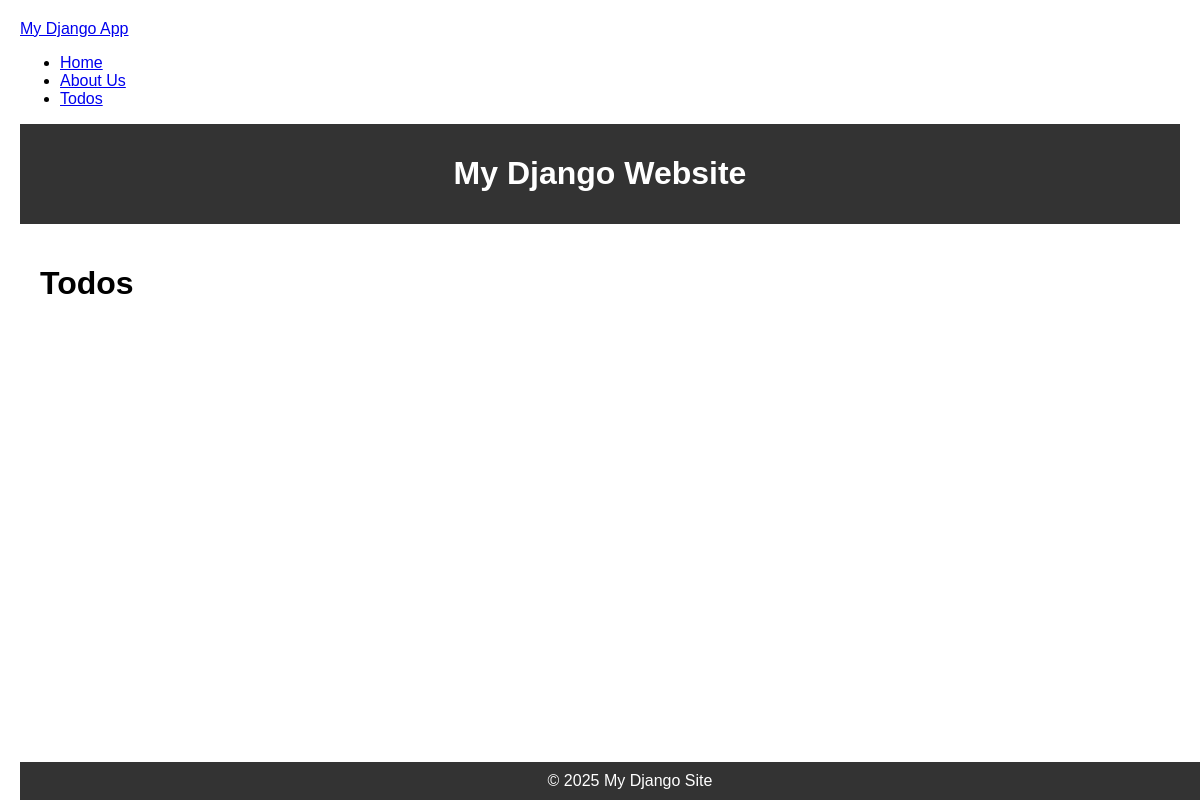
Page /todos/ on the earlier database version.
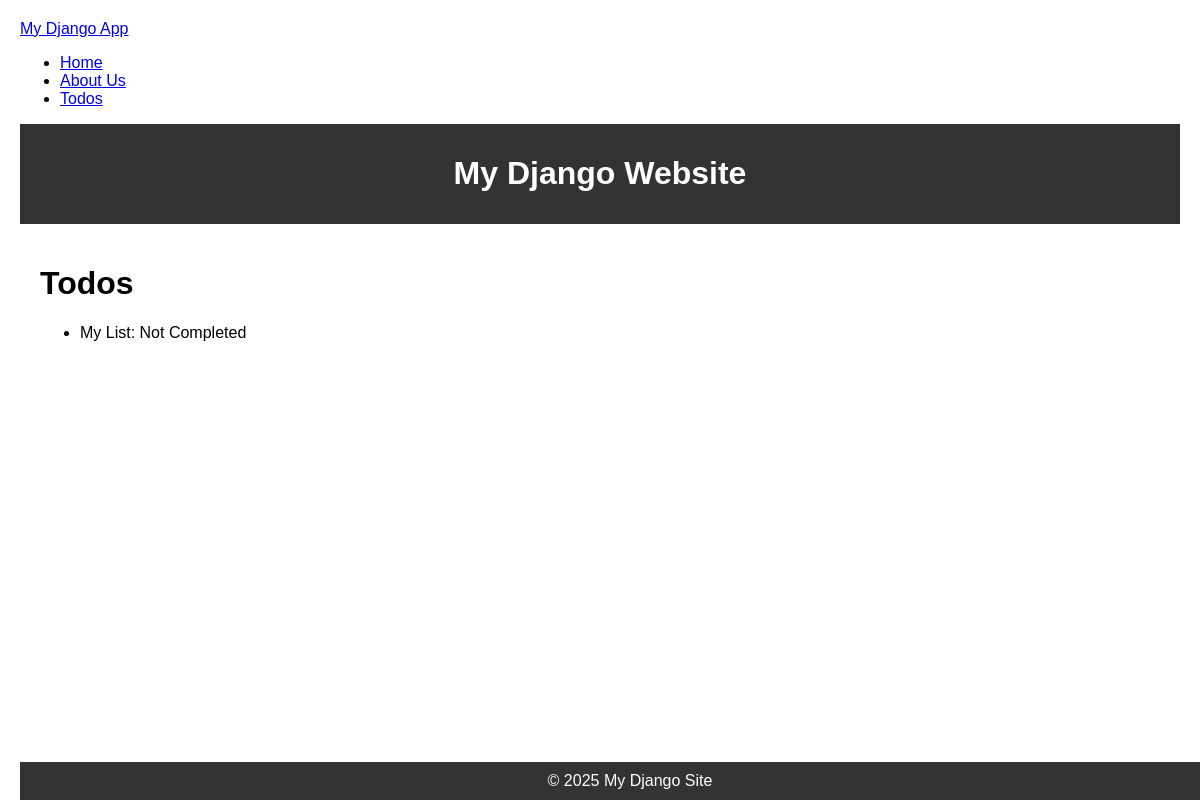
Same page on the later database version.
### myapp/models.py (models this page shows, shortened)
class TodoItem(models.Model):
    title = models.CharField(max_length=100)

### myapp/views.py (the view)
# urls.py: path("todos/", views.todos, name='todos'),
def todos(request):
    items = TodoItem.objects.all()
    return render(request, 'todos.html', {"todos": items})

### myapp/templates/todos.html (shortened to what this page needs)
{% extends "base.html" %}
{% block content %}
<h1>Todos</h1>
<ul>
    {% for todo in todos %}
        <li>{{todo.title}}: {% if todo.completed %}Completed{% else %}Not Completed{% endif %}</li>
    {% endfor %}
</ul>
{% endblock %}

### myapp/templates/base.html (shortened to what this page needs)
<!DOCTYPE html>
<html lang="en">
<head>
</head>
<body>
    <nav class="navbar navbar-expand-lg navbar-light bg-light">
        <a class="navbar-brand" href="{% url 'home' %}">My Django App</a>
        <div class="collapse navbar-collapse">
            <ul class="navbar-nav">
                <li class="nav-item">
                    <a class="nav-link" href="{% url 'home' %}">Home</a>
                </li>
                <li class="nav-item">
                    <a class="nav-link" href="{% url 'about' %}">About Us</a>
                </li>
                <li class="nav-item">
                    <a class="nav-link" href="{% url 'todos' %}">Todos</a>
                </li>
            </ul>
        </div>
    </nav>
    <header>
        <h1>My Django Website</h1>
    </header>
    <main>
        {% block content %} {% endblock %}
    </main>
    <footer>
        &copy; 2025 My Django Site
    </footer>
</body>
</html>

### myapp/templates/base.html (style rules this page uses)
body { font-family: Arial, sans-serif; margin: 20px; padding: 0; }
header { background: #333; color: white; padding: 10px; text-align: center; }
footer { background: #333; color: white; padding: 10px; text-align: center; position: fixed; bottom: 0; width: 100%; }
main { padding: 20px; }

Differences in the rows shown:
added TodoItem: title "My List"
